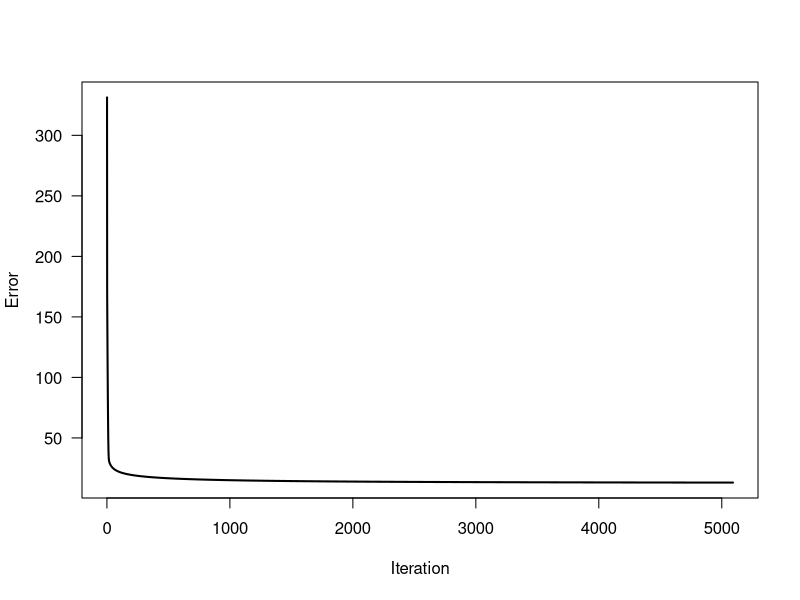
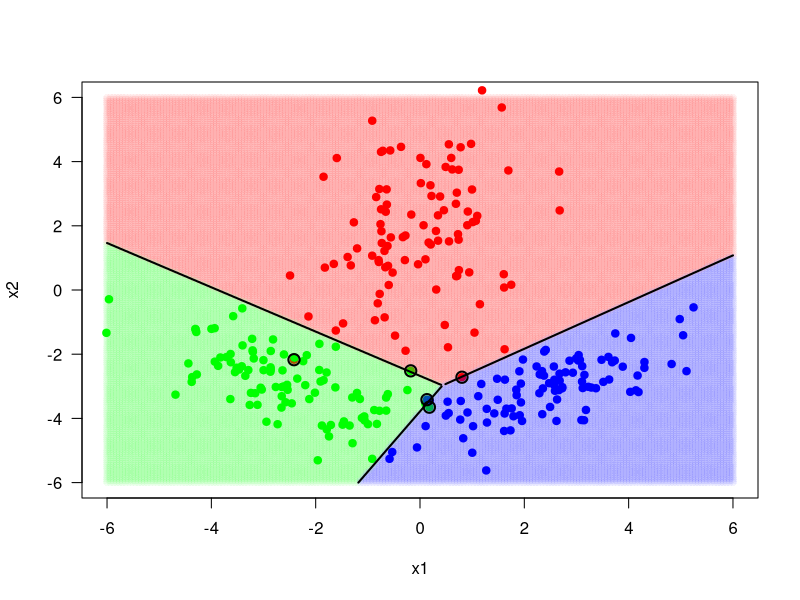

R code for these plots, in order:
safelog <- function(x) {
  return (log(x + 1e-100))
}

# read data into memory
data_set <- read.csv("lab04_data_set.csv")

# get X and y values
X <- cbind(data_set$x1, data_set$x2)
y_truth <- data_set$y

# get number of classes and number of samples
K <- max(y_truth)
N <- length(y_truth)

# one-of-K-encoding
Y_truth <- matrix(0, N, K)
Y_truth[cbind(1:N, y_truth)] <- 1

# define the softmax function
softmax <- function(X, W, w0) {
  scores <- cbind(X, 1) %*% rbind(W, w0)
  scores <- exp(scores - matrix(apply(scores, MARGIN = 1, FUN = max), nrow = nrow(scores), ncol = ncol(scores), byrow = FALSE))
  scores <- scores / matrix(rowSums(scores), nrow(scores), ncol(scores), byrow = FALSE)
  return (scores)
}

# define the gradient functions
gradient_W <- function(X, Y_truth, Y_predicted) {
  return (-sapply(X = 1:ncol(Y_truth), function(c) colSums(matrix(Y_truth[,c] - Y_predicted[,c], nrow = nrow(X), ncol = ncol(X), byrow = FALSE) * X)))
}

gradient_w0 <- function(Y_truth, Y_predicted) {
  return (-colSums(Y_truth - Y_predicted))
}

# set learning parameters
eta <- 0.01
epsilon <- 1e-3

# randomly initalize W and w0
set.seed(421)
W <- matrix(runif(ncol(X) * K, min = -0.01, max = 0.01), ncol(X), K)
w0 <- runif(K, min = -0.01, max = 0.01)

# learn W and w0 using gradient descent
iteration <- 1
objective_values <- c()
while (1) {
  Y_predicted <- softmax(X, W, w0)
  
  objective_values <- c(objective_values, -sum(Y_truth * safelog(Y_predicted + 1e-100)))
  
  W_old <- W
  w0_old <- w0
  
  W <- W - eta * gradient_W(X, Y_truth, Y_predicted)
  w0 <- w0 - eta * gradient_w0(Y_truth, Y_predicted)
  
  if (sqrt(sum((w0 - w0_old)^2) + sum((W - W_old)^2)) < epsilon) {
    break
  }
  
  iteration <- iteration + 1
}
print(W)
print(w0)

# plot objective function during iterations
plot(1:iteration, objective_values,
     type = "l", lwd = 2, las = 1,
     xlab = "Iteration", ylab = "Error")

# calculate confusion matrix
y_predicted <- apply(Y_predicted, MARGIN = 1, FUN = which.max)
confusion_matrix <- table(y_predicted, y_truth)
print(confusion_matrix)

# evaluate discriminat function on a grid
x1_interval <- seq(from = -6, to = +6, by = 0.06)
x2_interval <- seq(from = -6, to = +6, by = 0.06)
x1_grid <- matrix(x1_interval, nrow = length(x1_interval), ncol = length(x1_interval), byrow = FALSE)
x2_grid <- matrix(x2_interval, nrow = length(x2_interval), ncol = length(x2_interval), byrow = TRUE)

discriminant_values <- array(0, c(length(x1_interval), length(x2_interval), K))
for (c in 1:K) {
  f <- function(x1, x2) {W[1, c] * x1 + W[2, c] * x2 + w0[c]}
  discriminant_values[,,c] <- exp(matrix(mapply(f, x1_grid, x2_grid), nrow(x2_grid), ncol(x2_grid)))
}

plot(X[y_truth == 1, 1], X[y_truth == 1, 2], type = "p", pch = 19, col = "red",
     xlim = c(-6, +6),
     ylim = c(-6, +6),
     xlab = "x1", ylab = "x2", las = 1)
points(X[y_truth == 2, 1], X[y_truth == 2, 2], type = "p", pch = 19, col = "green")
points(X[y_truth == 3, 1], X[y_truth == 3, 2], type = "p", pch = 19, col = "blue")
points(x1_grid[apply(discriminant_values, c(1, 2), which.max) == 1], x2_grid[apply(discriminant_values, c(1, 2), which.max) == 1], col = rgb(red = 1, green = 0, blue = 0, alpha = 0.05), pch = 16)
points(x1_grid[apply(discriminant_values, c(1, 2), which.max) == 2], x2_grid[apply(discriminant_values, c(1, 2), which.max) == 2], col = rgb(red = 0, green = 1, blue = 0, alpha = 0.05), pch = 16)
points(x1_grid[apply(discriminant_values, c(1, 2), which.max) == 3], x2_grid[apply(discriminant_values, c(1, 2), which.max) == 3], col = rgb(red = 0, green = 0, blue = 1, alpha = 0.05), pch = 16)
A <- discriminant_values[,,1]
B <- discriminant_values[,,2]
C <- discriminant_values[,,3]
A[A < B & A < C] <- NA
B[B < A & B < C] <- NA
C[C < A & C < B] <- NA
discriminant_values[,,1] <- A
discriminant_values[,,2] <- B
discriminant_values[,,3] <- C
contour(x1_interval, x1_interval, discriminant_values[,,1] - discriminant_values[,,2], levels = c(0), add = TRUE, lwd = 2, drawlabels = FALSE)
contour(x1_interval, x1_interval, discriminant_values[,,1] - discriminant_values[,,3], levels = c(0), add = TRUE, lwd = 2, drawlabels = FALSE)
contour(x1_interval, x1_interval, discriminant_values[,,2] - discriminant_values[,,3], levels = c(0), add = TRUE, lwd = 2, drawlabels = FALSE)
points(X[y_predicted != y_truth, 1], X[y_predicted != y_truth, 2], cex = 1.5, lwd = 2)
